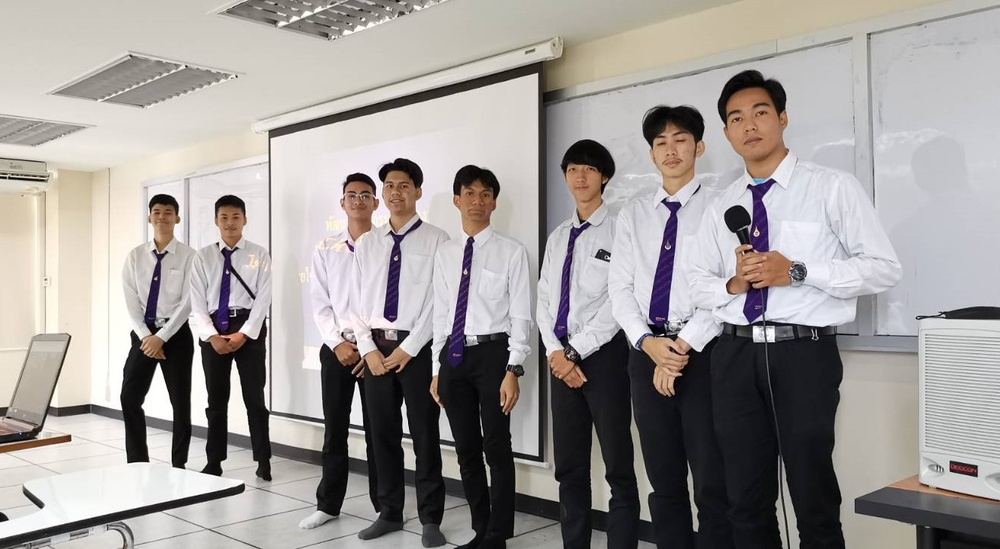
#> input picture test01.JPG, 1000 x 549 px, shrunk from 1328 x 729 before the run, found by its file name
$ python STD056250201126lab35_2.py
#> lines starting #> are read from the running program, lines starting #| are printed output that depends on the picture; after the words box and inside, x2 and y2 are one past the last pixel; in counts of white or black regions, pixels touching at a corner belong together
import cv2
#image = cv2.imread('humanface2.png')
image = cv2.imread('test01.jpg')
#> image is the input picture: shape (549, 1000, 3); mean B, G, R 152.5, 154.9, 159.7
gray = cv2.cvtColor(image,cv2.COLOR_BGR2GRAY)
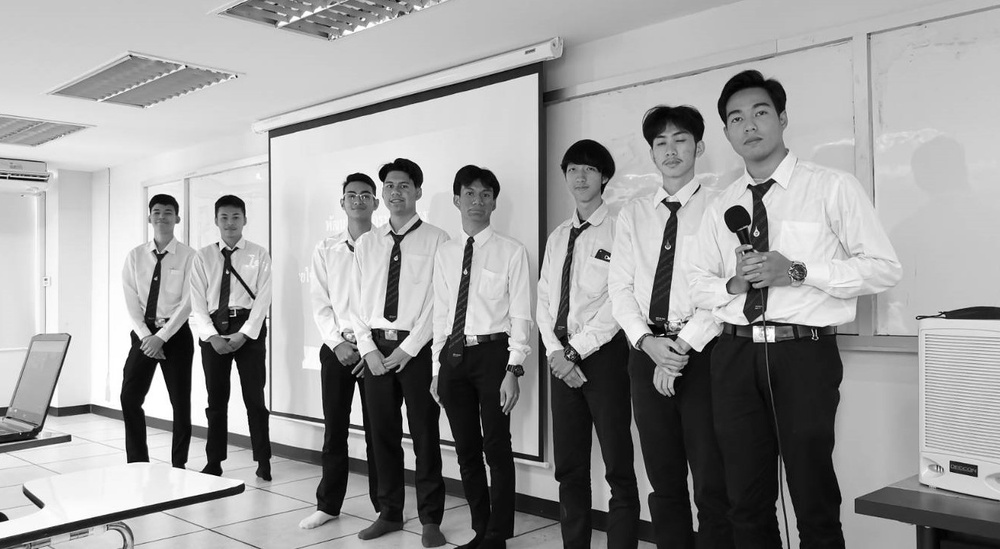
#> gray: shape (549, 1000); min 0, max 255, mean 156.1
detector = cv2.CascadeClassifier(cv2.data.haarcascades + "haarcascade_frontalface_default.xml")
detectface = detector.detectMultiScale(gray,scaleFactor=1.3, minNeighbors=3, minSize=(30, 30))
#> detectface = [[214, 205, 31, 31], [646, 123, 52, 52], [558, 150, 50, 50], [452, 176, 49, 49], [716, 88, 69, 69], [616, 84, 116, 116]]


for idx,(x, y, w, h,) in enumerate(detectface):

    print((x, y, w, h,))
    cv2.rectangle(image, (x, y),(x + w, y + h),(0, 255, 0), 1)


    cv2.putText(image,str(idx+1) ,(x,y),cv2.FONT_HERSHEY_SIMPLEX,2, (0, 0, 255), 2 )
    print(idx+1)
    crop_img = image[y:y + h, x:x + w]
    cv2.imwrite("STD056250201122lab35_2.jpg", image)
    #cv2.imwrite('person' + str(idx + 1) + '.jpg', crop_img)
    cv2.imwrite('human' + str(idx+1) + '.jpg', crop_img)
#> this loop made 6 passes
#| (214, 205, 31, 31)
#| 1
#| (646, 123, 52, 52)
#| 2
#| (558, 150, 50, 50)
#| 3
#| (452, 176, 49, 49)
#| 4
#| (716, 88, 69, 69)
#| 5
#> (further printed lines are left out)
#> pass 1, `crop_img = image[y:y + h, x:x + w]`:
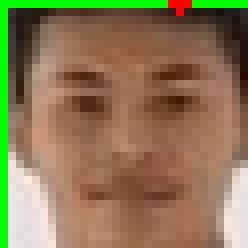
#> crop_img: shape (31, 31, 3) (shown 8 times larger); mean B, G, R 83.8, 119.2, 139.5
#> pass 2, `crop_img = image[y:y + h, x:x + w]`:
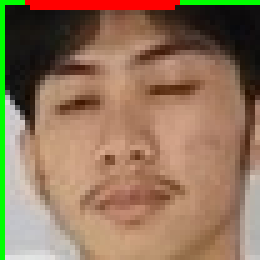
#> crop_img: shape (52, 52, 3) (shown 5 times larger); mean B, G, R 90.8, 116.7, 145.7
#> pass 2, `cv2.imwrite("STD056250201122lab35_2.jpg", image)`:
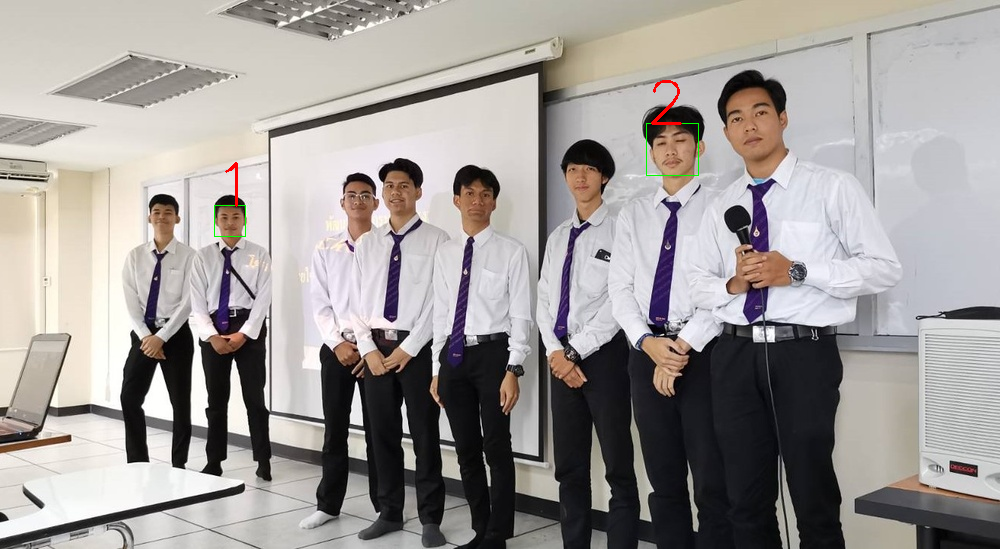
#> saved as STD056250201122lab35_2.jpg: shape (549, 1000, 3); mean B, G, R 152.3, 154.9, 159.8
#> after the loop:
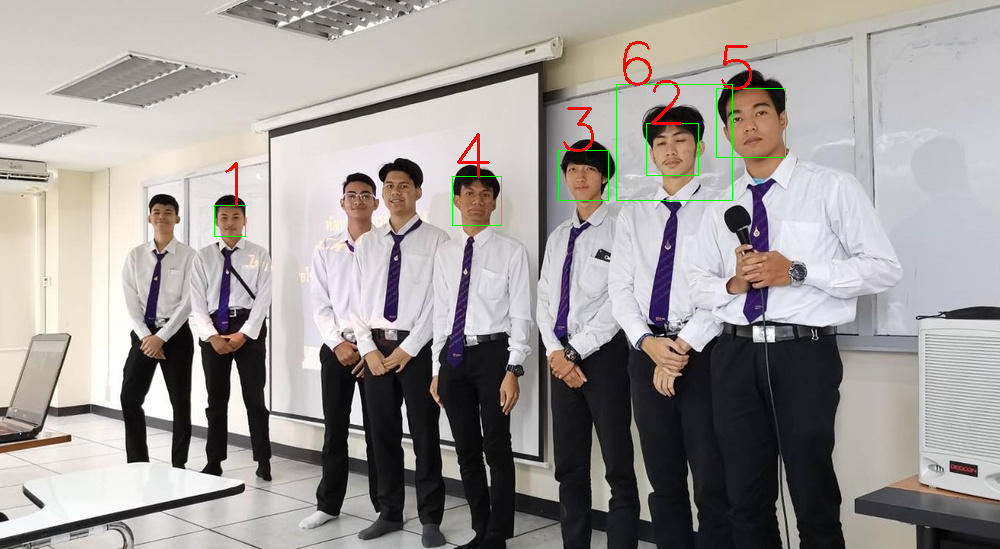
#> image: shape (549, 1000, 3); 0.59% of pixels changed, all inside (x1, y1, x2, y2) = (214, 41, 786, 237)
cv2.imshow('Test Face',image)
cv2.waitKey(0)

$ run again, with humanface2.png saved as test01.JPG
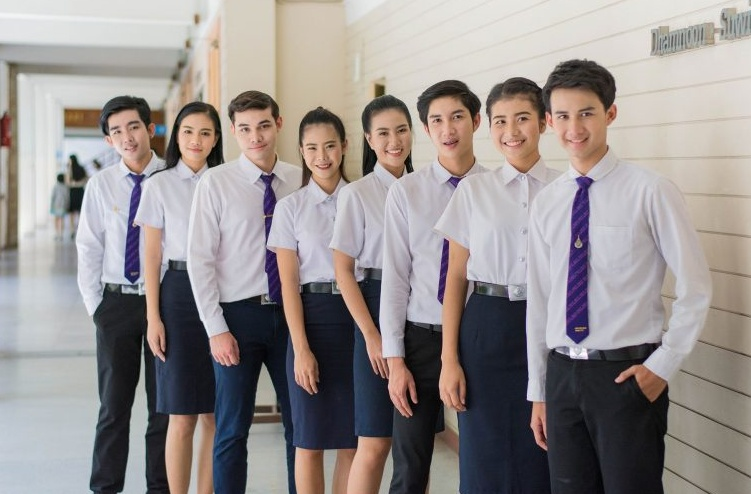
#> input picture humanface2.png, 751 x 494 px, found by its file name
#> image is the input picture: shape (494, 751, 3); mean B, G, R 142.5, 144, 150.7
#> `gray = cv2.cvtColor(image,cv2.COLOR_BGR2GRAY)`:
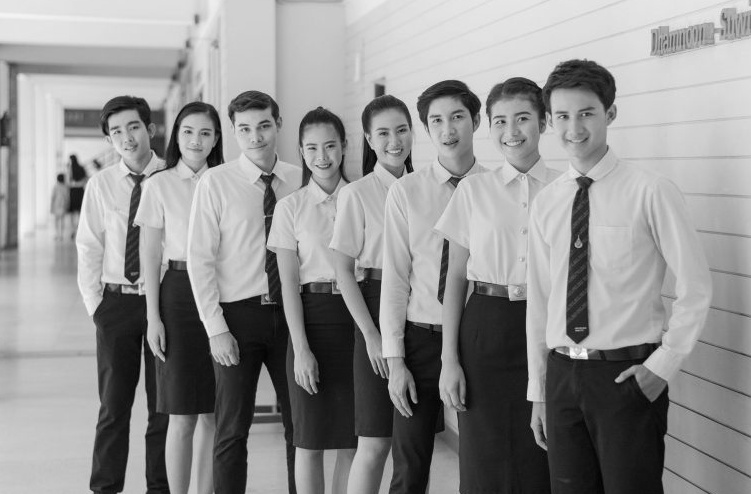
#> gray: shape (494, 751); min 0, max 253, mean 145.8
#> detectface = [[418, 95, 61, 61], [100, 110, 51, 51], [227, 105, 57, 57], [172, 113, 51, 51], [368, 112, 52, 52], [295, 126, 53, 53], [541, 89, 70, 70], [482, 97, 62, 62]]
#> the loop `for idx,(x, y, w, h,) in enumerate(detectface): ` made 8 passes
#> (printed output is left out)
#> after the loop `for idx,(x, y, w, h,) in enumerate(detectface):`:
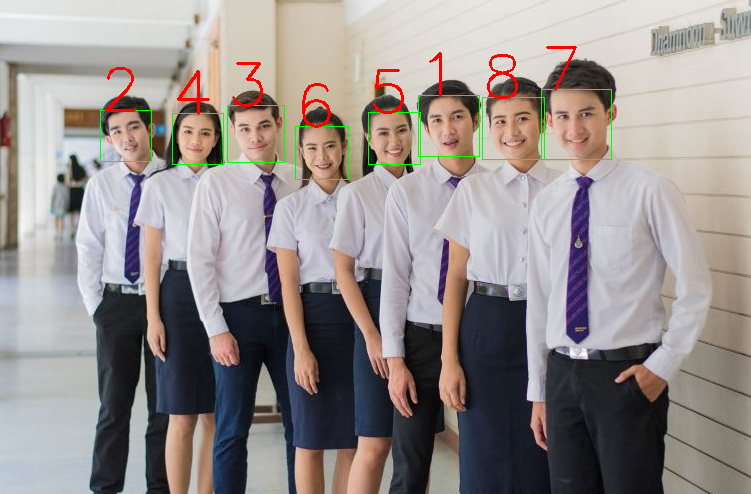
#> image: shape (494, 751, 3); 1.13% of pixels changed, all inside (x1, y1, x2, y2) = (100, 46, 612, 180)
